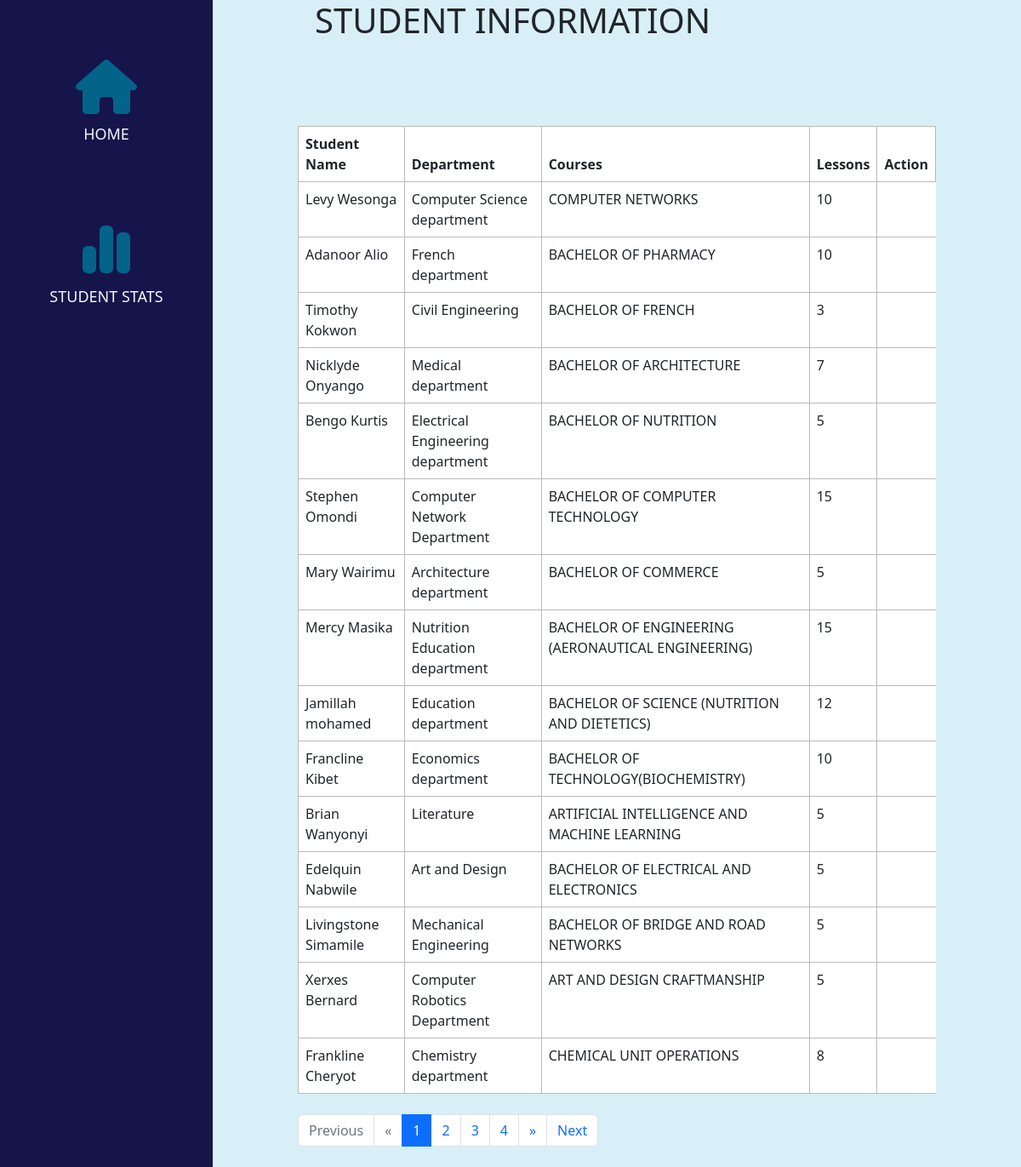
Screenshot of /faculty/student-stats.php with the database file from the repository.
### tables this page shows
CREATE TABLE `students` (
  `id` bigint(20) UNSIGNED NOT NULL,
  `student_name` varchar(191) NOT NULL,
  `email` varchar(191) NOT NULL,
  `contact_no` varchar(191) NOT NULL,
  `address` text NOT NULL,
  `year` date NOT NULL,
  `department_id` bigint(20) UNSIGNED NOT NULL,
  `student_reg_no` varchar(191) DEFAULT NULL,
  `created_at` timestamp NULL DEFAULT current_timestamp(),
  `updated_at` timestamp NULL DEFAULT current_timestamp()
);

CREATE TABLE `departments` (
  `id` bigint(20) NOT NULL,
  `department_code` varchar(200) NOT NULL,
  `department_name` varchar(200) NOT NULL,
  `department_head` varchar(255) NOT NULL,
  `created_at` timestamp NULL DEFAULT current_timestamp() ON UPDATE current_timestamp(),
  `updated_at` timestamp NULL DEFAULT current_timestamp()
);

CREATE TABLE `courses` (
  `id` bigint(20) UNSIGNED NOT NULL,
  `department_id` bigint(20) UNSIGNED NOT NULL,
  `semester_id` int(10) UNSIGNED NOT NULL,
  `course_code` varchar(191) NOT NULL,
  `course_name` varchar(191) NOT NULL,
  `credit` int(11) NOT NULL,
  `description` text NOT NULL,
  `course_duration` varchar(191) NOT NULL,
  `course_fee` varchar(191) NOT NULL,
  `created_at` timestamp NULL DEFAULT current_timestamp(),
  `updated_at` timestamp NULL DEFAULT current_timestamp()
);

### faculty/student-stats.php (the view, shortened to what this page needs)
<?php
include_once("../db-connect.php");
?>
<!DOCTYPE html>
<html lang="en">
<head>
    <link rel="stylesheet" href="../css/display.css">
    <link rel="stylesheet" href="https://cdnjs.cloudflare.com/ajax/libs/font-awesome/6.2.1/css/fontawesome.min.css" />
    <link rel="stylesheet" href="https://cdn.jsdelivr.net/npm/bootstrap@5.2.3/dist/css/bootstrap.min.css">
</head>
<body>
    <aside class="side-bar">
        <div class='side-container'>
        <div>
        <i class="fa-solid fa-house icon-house"></i>
        </div>
        <a href="index.php"><div class="text">Home</div></a>
        </div>
        <div class='side-container'>
        <div>
        <i class="fa-solid fa-chart-simple icon-house"></i>
        </div>
        <a href="student-stats.php"><div class="text">Student stats</div></a>
        </div>
    </aside>
    <main class="main-content">
        <h1>Student information</h1>
        <table class="table table-bordered faculty-table">
  <thead>
    <tr>
      <th scope="col">Student Name</th>
      <th scope="col">Department</th>
      <th scope="col">Courses</th>
      <th scope="col">Lessons</th>
      <th>Action</th>
    </tr>
  </thead>
  <?php
  $sql = "SELECT students.student_name, courses.course_name,courses.credit,departments.department_name
  FROM students
  INNER JOIN courses ON students.id=courses.id INNER JOIN departments ON courses.id = departments.id";
  $result = mysqli_query($conn, $sql);
  $count = mysqli_num_rows($result);
  if($count > 0){
    while($row = mysqli_fetch_assoc($result)){
         $studentname = $row['student_name'];
         $department = $row['department_name'];
         $coursename = $row['course_name'];
         $coursecredit = $row['credit'];
  ?>
  <tbody>
    <tr>
      <td><?php echo $studentname;?></td>
      <td><?php echo $department;?></td>
      <td><?php echo $coursename;?></td>
      <td><?php echo $coursecredit;?></td>
    </tr>
  </tbody>
    <?php
        }
    } ?>
</table>
 <nav class="my-4">
              <ul class="pagination pagination-circle pg-blue mb-0">
                <li class="page-item disabled">
                  <a class="page-link">Previous</a>
                </li>
                <li class="page-item disabled">
                  <a class="page-link" aria-label="Next">
                    <span aria-hidden="true">&laquo;</span>
                  </a>
                </li>
                <li class="page-item active">
                  <a class="page-link">1</a>
                </li>
                <li class="page-item">
                  <a class="page-link">2</a>
                </li>
                <li class="page-item">
                  <a class="page-link">3</a>
                </li>
                <li class="page-item">
                  <a class="page-link">4</a>
                </li>
                <li class="page-item">
                  <a class="page-link" aria-label="Previous">
                    <span aria-hidden="true">&raquo;</span>
                  </a>
                </li>
                <li class="page-item">
                  <a class="page-link">Next</a>
                </li>
              </ul>
            </nav>
    </main>
</body>
</html>

### css/display.css (style rules this page uses)
* { margin: 0; padding: 0; box-sizing: border-box; }
body { display: grid; grid-template-columns: 250px 2fr; }
aside { background-color: rgb(21, 21, 75); min-height: 100vh; }
.side-container { display: flex; flex-direction: column; justify-content: center; align-items: center; padding: 20px; gap: 10px; margin-top: 50px; }
.icon-house { color: rgb(4, 99, 136); font-size: 64px; }
.text { color: rgb(244, 247, 248); font-size: 18px; text-transform: uppercase; }
h1 { text-transform: uppercase; margin-left: 20px; }
main { background-color: rgb(178, 224, 240, 0.5); min-height: 100vh; padding-inline: 100px; }
a { text-decoration: none; }
table { margin-top: 200px; background-color: white; }
table tr { border: 1px solid rgb(27, 27, 27, 0.3); border-collapse: collapse; width: 100%; }
.side-bar a { text-decoration: none; }
.faculty-table { margin-top: 100px; }

### rows the page displays
students: student_name "Levy Wesonga", departments.department_name "Computer Science department", courses.course_name "COMPUTER NETWORKS", courses.credit "10"
students: student_name "Adanoor Alio", departments.department_name "French department", courses.course_name "BACHELOR OF PHARMACY", courses.credit "10"
students: student_name "Timothy Kokwon", departments.department_name "Civil Engineering", courses.course_name "BACHELOR OF FRENCH", courses.credit "3"
students: student_name "Nicklyde Onyango", departments.department_name "Medical department", courses.course_name "BACHELOR OF ARCHITECTURE", courses.credit "7"
students: student_name "Bengo Kurtis", departments.department_name "Electrical Engineering department", courses.course_name "BACHELOR OF NUTRITION", courses.credit "5"
students: student_name "Stephen Omondi", departments.department_name "Computer Network Department", courses.course_name "BACHELOR OF COMPUTER TECHNOLOGY", courses.credit "15"
students: student_name "Mary Wairimu", departments.department_name "Architecture department", courses.course_name "BACHELOR OF COMMERCE", courses.credit "5"
students: student_name "Mercy Masika", departments.department_name "Nutrition Education department", courses.course_name "BACHELOR OF ENGINEERING (AERONAUTICAL ENGINEERING)", courses.credit "15"
students: student_name "Jamillah mohamed", departments.department_name "Education department", courses.course_name "BACHELOR OF SCIENCE (NUTRITION AND DIETETICS)", courses.credit "12"
students: student_name "Francline Kibet", departments.department_name "Economics department", courses.course_name "BACHELOR OF TECHNOLOGY(BIOCHEMISTRY)", courses.credit "10"
students: student_name "Brian Wanyonyi", departments.department_name "Literature", courses.course_name "ARTIFICIAL INTELLIGENCE AND MACHINE LEARNING", courses.credit "5"
students: student_name "Edelquin Nabwile", departments.department_name "Art and Design", courses.course_name "BACHELOR OF ELECTRICAL AND ELECTRONICS", courses.credit "5"
students: student_name "Livingstone Simamile", departments.department_name "Mechanical Engineering", courses.course_name "BACHELOR OF BRIDGE AND ROAD NETWORKS", courses.credit "5"
students: student_name "Xerxes Bernard", departments.department_name "Computer Robotics Department", courses.course_name "ART AND DESIGN CRAFTMANSHIP", courses.credit "5"
students: student_name "Frankline Cheryot", department.department_name "Chemistry department", courses.course_name "CHEMICAL UNIT OPERATIONS", courses.credit "8"
